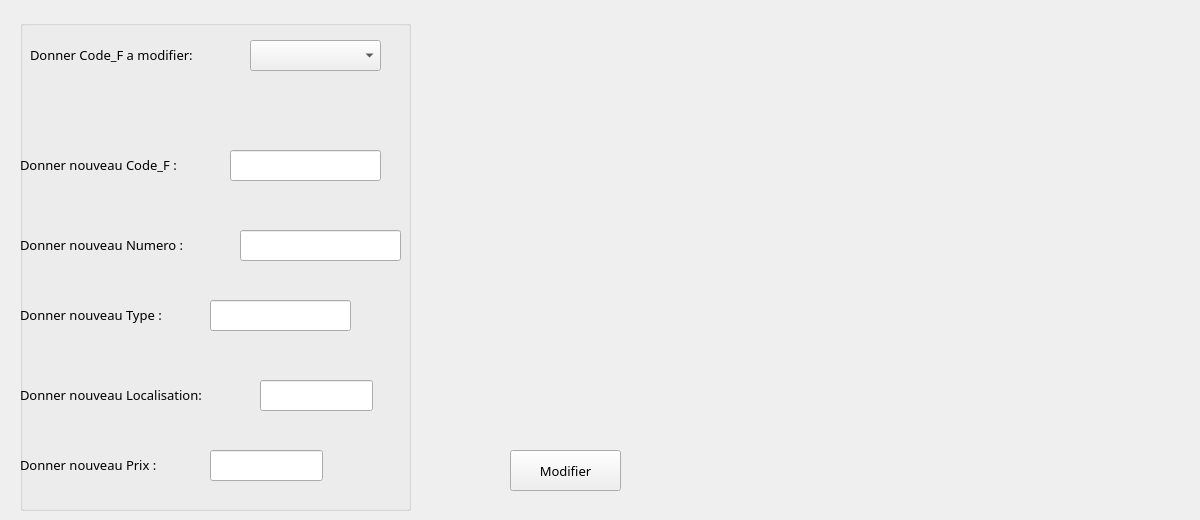
      <widget class="QWidget" name="modif">
       <attribute name="icon">
        <iconset resource="photos.qrc">
         <normaloff>:/modiiiif.png</normaloff>:/modiiiif.png</iconset>
       </attribute>
       <attribute name="title">
        <string>Modifier</string>
       </attribute>
       <attribute name="toolTip">
        <string>Modifier fournisseur</string>
       </attribute>
       <widget class="QLabel" name="label_33">
        <property name="geometry">
         <rect>
          <x>440</x>
          <y>10</y>
          <width>751</width>
          <height>371</height>
         </rect>
        </property>
        <property name="text">
         <string/>
        </property>
        <property name="pixmap">
         <pixmap resource="photos.qrc">:/livraison-fournisseurs-achats-gestion-commerciale.png</pixmap>
        </property>
       </widget>
       <widget class="QPushButton" name="Valide_Modif_fournisseur">
        <property name="geometry">
         <rect>
          <x>510</x>
          <y>450</y>
          <width>111</width>
          <height>41</height>
         </rect>
        </property>
        <property name="font">
         <font>
          <family>MV Boli</family>
          <pointsize>10</pointsize>
         </font>
        </property>
        <property name="text">
         <string>Modifier</string>
        </property>
        <property name="icon">
         <iconset resource="photos.qrc">
          <normaloff>:/modiiiif.png</normaloff>:/modiiiif.png</iconset>
        </property>
       </widget>
       <widget class="QGroupBox" name="groupBox_8">
        <property name="enabled">
         <bool>true</bool>
        </property>
        <property name="geometry">
         <rect>
          <x>20</x>
          <y>20</y>
          <width>391</width>
          <height>491</height>
         </rect>
        </property>
        <property name="mouseTracking">
         <bool>false</bool>
        </property>
        <property name="autoFillBackground">
         <bool>false</bool>
        </property>
        <property name="title">
         <string/>
        </property>
        <property name="flat">
         <bool>true</bool>
        </property>
        <property name="checkable">
         <bool>false</bool>
        </property>
        <widget class="QLabel" name="label_34">
         <property name="geometry">
          <rect>
           <x>0</x>
           <y>130</y>
           <width>201</width>
           <height>31</height>
          </rect>
         </property>
         <property name="font">
          <font>
           <family>MV Boli</family>
           <pointsize>10</pointsize>
          </font>
         </property>
         <property name="text">
          <string>&lt;html&gt;&lt;head/&gt;&lt;body&gt;&lt;p&gt;&lt;span style=&quot; font-size:10pt;&quot;&gt;Donner nouveau Code_F :&lt;/span&gt;&lt;/p&gt;&lt;/body&gt;&lt;/html&gt;</string>
         </property>
        </widget>
        <widget class="QLabel" name="label_35">
         <property name="geometry">
          <rect>
           <x>10</x>
           <y>20</y>
           <width>211</width>
           <height>31</height>
          </rect>
         </property>
         <property name="font">
          <font>
           <family>MV Boli</family>
           <pointsize>10</pointsize>
          </font>
         </property>
         <property name="text">
          <string>&lt;html&gt;&lt;head/&gt;&lt;body&gt;&lt;p&gt;&lt;span style=&quot; font-size:10pt;&quot;&gt;Donner Code_F a modifier:&lt;/span&gt;&lt;/p&gt;&lt;/body&gt;&lt;/html&gt;</string>
         </property>
        </widget>
        <widget class="QLabel" name="label_36">
         <property name="geometry">
          <rect>
           <x>0</x>
           <y>210</y>
           <width>211</width>
           <height>31</height>
          </rect>
         </property>
         <property name="font">
          <font>
           <family>MV Boli</family>
           <pointsize>10</pointsize>
          </font>
         </property>
         <property name="text">
          <string>&lt;html&gt;&lt;head/&gt;&lt;body&gt;&lt;p&gt;&lt;span style=&quot; font-size:10pt;&quot;&gt;Donner nouveau Numero :&lt;/span&gt;&lt;/p&gt;&lt;/body&gt;&lt;/html&gt;</string>
         </property>
        </widget>
        <widget class="QLabel" name="label_37">
         <property name="geometry">
          <rect>
           <x>0</x>
           <y>280</y>
           <width>191</width>
           <height>31</height>
          </rect>
         </property>
         <property name="font">
          <font>
           <family>MV Boli</family>
           <pointsize>10</pointsize>
          </font>
         </property>
         <property name="text">
          <string>&lt;html&gt;&lt;head/&gt;&lt;body&gt;&lt;p&gt;&lt;span style=&quot; font-size:10pt;&quot;&gt;Donner nouveau Type :&lt;/span&gt;&lt;/p&gt;&lt;/body&gt;&lt;/html&gt;</string>
         </property>
        </widget>
        <widget class="QLabel" name="label_38">
         <property name="geometry">
          <rect>
           <x>0</x>
           <y>360</y>
           <width>231</width>
           <height>31</height>
          </rect>
         </property>
         <property name="font">
          <font>
           <family>MV Boli</family>
           <pointsize>10</pointsize>
          </font>
         </property>
         <property name="text">
          <string>&lt;html&gt;&lt;head/&gt;&lt;body&gt;&lt;p&gt;&lt;span style=&quot; font-size:10pt;&quot;&gt;Donner nouveau Localisation:&lt;/span&gt;&lt;/p&gt;&lt;/body&gt;&lt;/html&gt;</string>
         </property>
        </widget>
        <widget class="QLabel" name="label_39">
         <property name="geometry">
          <rect>
           <x>0</x>
           <y>430</y>
           <width>181</width>
           <height>31</height>
          </rect>
         </property>
         <property name="font">
          <font>
           <family>MV Boli</family>
           <pointsize>10</pointsize>
          </font>
         </property>
         <property name="text">
          <string>&lt;html&gt;&lt;head/&gt;&lt;body&gt;&lt;p&gt;&lt;span style=&quot; font-size:10pt;&quot;&gt;Donner nouveau Prix :&lt;/span&gt;&lt;/p&gt;&lt;/body&gt;&lt;/html&gt;</string>
         </property>
        </widget>
        <widget class="QLineEdit" name="lineEdit_nv_code_fournisseur">
         <property name="geometry">
          <rect>
           <x>210</x>
           <y>130</y>
           <width>151</width>
           <height>31</height>
          </rect>
         </property>
         <property name="font">
          <font>
           <pointsize>10</pointsize>
          </font>
         </property>
        </widget>
        <widget class="QLineEdit" name="lineEdit_nv_type_fournisseur">
         <property name="geometry">
          <rect>
           <x>190</x>
           <y>280</y>
           <width>141</width>
           <height>31</height>
          </rect>
         </property>
         <property name="font">
          <font>
           <pointsize>10</pointsize>
          </font>
         </property>
        </widget>
        <widget class="QLineEdit" name="lineEdit_nv_num_fournisseur">
         <property name="geometry">
          <rect>
           <x>220</x>
           <y>210</y>
           <width>161</width>
           <height>31</height>
          </rect>
         </property>
         <property name="font">
          <font>
           <pointsize>10</pointsize>
          </font>
         </property>
        </widget>
        <widget class="QLineEdit" name="lineEdit_nv_localisation_fournisseur">
         <property name="geometry">
          <rect>
           <x>240</x>
           <y>360</y>
           <width>113</width>
           <height>31</height>
          </rect>
         </property>
         <property name="font">
          <font>
           <pointsize>10</pointsize>
          </font>
         </property>
        </widget>
        <widget class="QLineEdit" name="lineEdit_nv_prix_fournisseur">
         <property name="geometry">
          <rect>
           <x>190</x>
           <y>430</y>
           <width>113</width>
           <height>31</height>
          </rect>
         </property>
         <property name="font">
          <font>
           <pointsize>10</pointsize>
          </font>
         </property>
        </widget>
        <widget class="QComboBox" name="comboBox_modif_fournisseur">
         <property name="geometry">
          <rect>
           <x>230</x>
           <y>20</y>
           <width>131</width>
           <height>31</height>
          </rect>
         </property>
         <property name="font">
          <font>
           <pointsize>10</pointsize>
          </font>
         </property>
        </widget>
       </widget>
      </widget>
